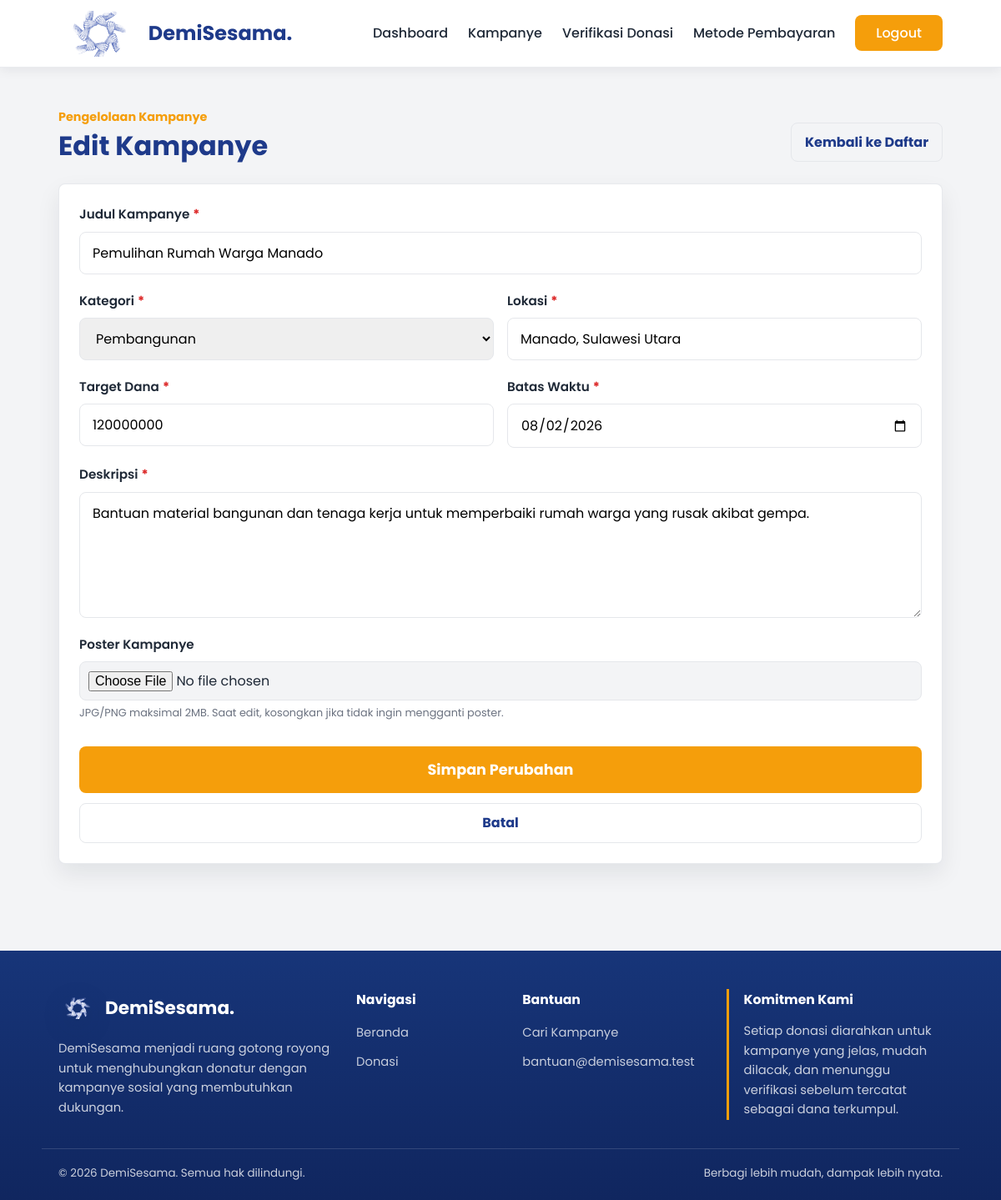
Before: /admin/form-kampanye.php?edit=15 (signed in) with the older database file.
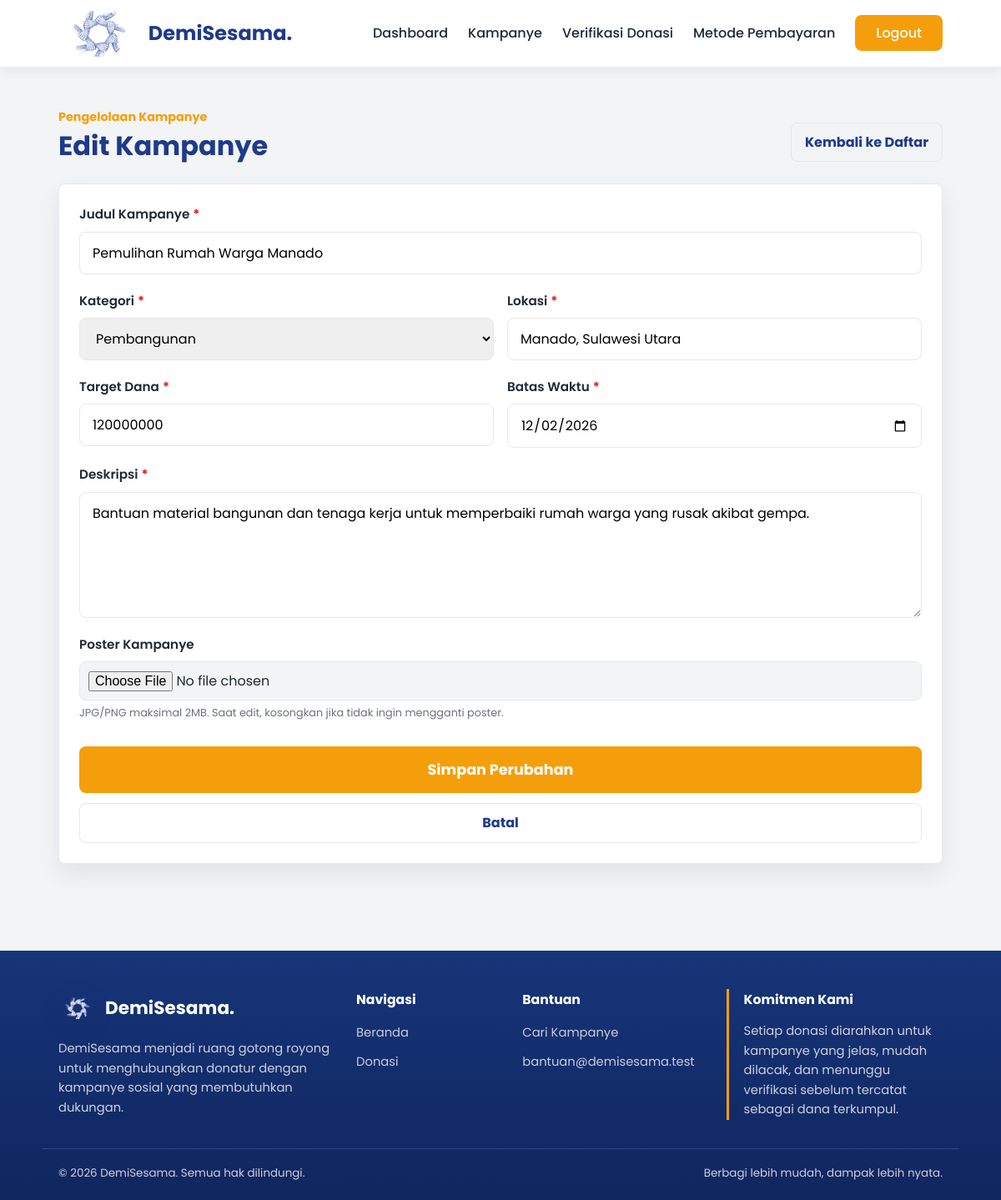
After: the same page with the newer database file.
### tables this page shows
CREATE TABLE `kampanye` (
  `id_kampanye` int(11) NOT NULL AUTO_INCREMENT,
  `id_penyelenggara` int(11) NOT NULL,
  `judul_kampanye` varchar(100) NOT NULL,
  `kategori` varchar(50) NOT NULL,
  `lokasi` varchar(100) NOT NULL,
  `deskripsi` varchar(1000) NOT NULL,
  `target_dana` int(15) NOT NULL,
  `dana_terkumpul` int(15) NOT NULL DEFAULT 0,
  `batas_waktu` date NOT NULL,
  `gambar_poster` varchar(255) NOT NULL,
  `status` ENUM('active', 'completed') NOT NULL DEFAULT 'active',
  PRIMARY KEY (`id_kampanye`),
  KEY `id_penyelenggara` (`id_penyelenggara`),
  CONSTRAINT `kampanye_ibfk_1`
    FOREIGN KEY (`id_penyelenggara`)
    REFERENCES `penyelenggara` (`id_penyelenggara`)
    ON DELETE CASCADE
    ON UPDATE CASCADE
);

### components/path_helper.php (called while the page is built, shortened)
<?php
if (!function_exists('appBaseUrl')) {
    function appBaseUrl() {
        static $base_url = null;
        if ($base_url !== null) {
            return $base_url;
        }
        $document_root = realpath($_SERVER['DOCUMENT_ROOT'] ?? '');
        $project_root = realpath(dirname(__DIR__));
        if ($document_root && $project_root && strpos($project_root, $document_root) === 0) {
            $relative = trim(str_replace('\\', '/', substr($project_root, strlen($document_root))), '/');
            $base_url = '/' . ($relative !== '' ? $relative . '/' : '');
            return $base_url;
        }
        $script_name = str_replace('\\', '/', $_SERVER['SCRIPT_NAME'] ?? '/');
        $base_url = preg_replace('#/(admin|auth|pages)/[^/]*$#', '/', $script_name);
        $base_url = preg_replace('#/[^/]*$#', '/', $base_url);
        return $base_url ?: '/';
    }
}
if (!function_exists('url_for')) {
    function url_for($path = '') {
        $path = (string) $path;
        return appBaseUrl() . ltrim($path, '/');
    }
}
if (!function_exists('asset_url')) {
    function asset_url($path) {
        return url_for($path);
    }
}
if (!function_exists('current_page_path')) {
    function current_page_path() {
        $script_name = str_replace('\\', '/', $_SERVER['SCRIPT_NAME'] ?? '');
        $base_url = appBaseUrl();
        return ltrim(basename($script_name), '/');
    }
}
?>

### components/auth.php (called while the page is built, shortened)
<?php
require_once __DIR__ . "/donation_helper.php";
if (!function_exists('currentAdminId')) {
    function currentAdminId() {
        return (int) ($_SESSION['id_penyelenggara'] ?? 0);
    }
}
?>

### components/admin_service.php (called while the page is built, shortened)
<?php
require_once __DIR__ . "/donation_helper.php";
if (!function_exists('getManagedCampaignById')) {
    function getManagedCampaignById($conn, $id_penyelenggara, $id_kampanye) {
        $id_penyelenggara = (int) $id_penyelenggara;
        $id_kampanye = (int) $id_kampanye;
        $stmt = mysqli_prepare($conn, "SELECT * FROM kampanye WHERE id_kampanye = ? AND id_penyelenggara = ? LIMIT 1");
        mysqli_stmt_bind_param($stmt, "ii", $id_kampanye, $id_penyelenggara);
        mysqli_stmt_execute($stmt);
        $result = mysqli_stmt_get_result($stmt);
        $campaign = $result ? mysqli_fetch_assoc($result) : null;
        return $campaign;
    }
}
?>

### components/donation_helper.php (called while the page is built, shortened)
<?php
require_once __DIR__ . "/path_helper.php";
if (!function_exists('e')) {
    function e($value) {
        return htmlspecialchars((string) $value, ENT_QUOTES, 'UTF-8');
    }
}
?>

### admin/form-kampanye.php (the view, shortened to what the changed rows need)
<?php
require_once __DIR__ . "/../components/auth.php";
require_once __DIR__ . "/../components/admin_service.php";
$conn = $GLOBALS['conn'] ?? null;
$admin_id = currentAdminId();
$errors = [];
$return_page = filter_input(INPUT_GET, 'page', FILTER_VALIDATE_INT) ?: 1;
$return_page = max(1, $return_page);
$edit_id = filter_input(INPUT_GET, 'edit', FILTER_VALIDATE_INT) ?: null;
$editing = $edit_id ? getManagedCampaignById($conn, $admin_id, $edit_id) : null;
$form_source = !empty($errors) ? $_POST : ($editing ?: []);
$kategori_options = [
    'bencana_alam' => 'Bencana Alam',
    'pendidikan' => 'Pendidikan',
    'kesehatan' => 'Kesehatan',
    'lingkungan' => 'Lingkungan',
    'sosial' => 'Sosial',
    'pembangunan' => 'Pembangunan',
];
$return_query = $return_page > 1 ? '?page=' . $return_page : '';
$form_query = [];
if ($editing) {
    $form_query['edit'] = (int) $editing['id_kampanye'];
}
$form_action = 'admin/form-kampanye.php' . (!empty($form_query) ? '?' . http_build_query($form_query) : '');
$is_editing = !empty($editing);
?>
<!DOCTYPE html>
<html lang="id">
<head>
    <link rel="stylesheet" href="<?php echo asset_url('css/global.css?v=3'); ?>">
    <link rel="stylesheet" href="<?php echo asset_url('css/form.css?v=3'); ?>">
    <link rel="stylesheet" href="<?php echo asset_url('css/admin.css?v=1'); ?>">
</head>
<body>
    <main class="admin-page">
        <div class="container">
            <div class="admin-heading">
                <div>
                    <h1><?php echo $is_editing ? 'Edit Kampanye' : 'Tambah Kampanye'; ?></h1>
                </div>
            </div>
            <?php if ($edit_id && !$editing): ?>
                <section class="admin-panel">
                    <p class="admin-table-note">Silakan kembali ke daftar kampanye dan pilih data yang tersedia.</p>
                    <a href="<?php echo url_for('admin/kampanye.php' . $return_query); ?>" class="admin-primary-link">Kembali ke Daftar</a>
                </section>
            <?php else: ?>
                <form method="POST" action="<?php echo url_for($form_action); ?>" enctype="multipart/form-data" class="admin-panel form-donasi">
                    <div class="form-group">
                        <label for="judul_kampanye">Judul Kampanye<span class="required">*</span></label>
                        <input type="text" id="judul_kampanye" name="judul_kampanye" value="<?php echo e($form_source['judul_kampanye'] ?? ''); ?>" required>
                    </div>
                    <div class="form-grid-2">
                        <div class="form-group">
                            <label for="kategori">Kategori<span class="required">*</span></label>
                            <select id="kategori" name="kategori" required>
                                <?php foreach ($kategori_options as $value => $label): ?>
                                    <option value="<?php echo e($value); ?>" <?php echo ($form_source['kategori'] ?? '') === $value ? 'selected' : ''; ?>>
                                        <?php echo e($label); ?>
                                    </option>
                                <?php endforeach; ?>
                            </select>
                        </div>
                        <div class="form-group">
                            <label for="lokasi">Lokasi<span class="required">*</span></label>
                            <input type="text" id="lokasi" name="lokasi" value="<?php echo e($form_source['lokasi'] ?? ''); ?>" required>
                        </div>
                    </div>
                    <div class="form-grid-2">
                        <div class="form-group">
                            <label for="target_dana">Target Dana<span class="required">*</span></label>
                            <input type="number" id="target_dana" name="target_dana" min="10000" value="<?php echo e($form_source['target_dana'] ?? ''); ?>" required>
                        </div>
                        <div class="form-group">
                            <label for="batas_waktu">Batas Waktu<span class="required">*</span></label>
                            <input type="date" id="batas_waktu" name="batas_waktu" value="<?php echo e($form_source['batas_waktu'] ?? ''); ?>" required>
                        </div>
                    </div>
                    <div class="form-group">
                        <label for="deskripsi">Deskripsi<span class="required">*</span></label>
                        <textarea id="deskripsi" name="deskripsi" rows="5" required><?php echo e($form_source['deskripsi'] ?? ''); ?></textarea>
                    </div>
                    <div class="form-group">
                        <label for="gambar_poster">Poster Kampanye<?php echo $is_editing ? '' : '<span class="required">*</span>'; ?></label>
                        <input type="file" id="gambar_poster" name="gambar_poster" accept=".jpg,.jpeg,.png" class="input-file" <?php echo $is_editing ? '' : 'required'; ?>>
                        <small>JPG/PNG maksimal 2MB. Saat edit, kosongkan jika tidak ingin mengganti poster.</small>
                    </div>
                    <button type="submit" class="btn-submit-form"><?php echo $is_editing ? 'Simpan Perubahan' : 'Tambah Kampanye'; ?></button>
                    <a href="<?php echo url_for('admin/kampanye.php' . $return_query); ?>" class="admin-cancel-link">Batal</a>
                </form>
            <?php endif; ?>
        </div>
    </main>
</body>
</html>

Changed rows visible on the page:
changed kampanye "Pemulihan Rumah Warga Manado": batas_waktu "08/02/2026" → "12/02/2026"
